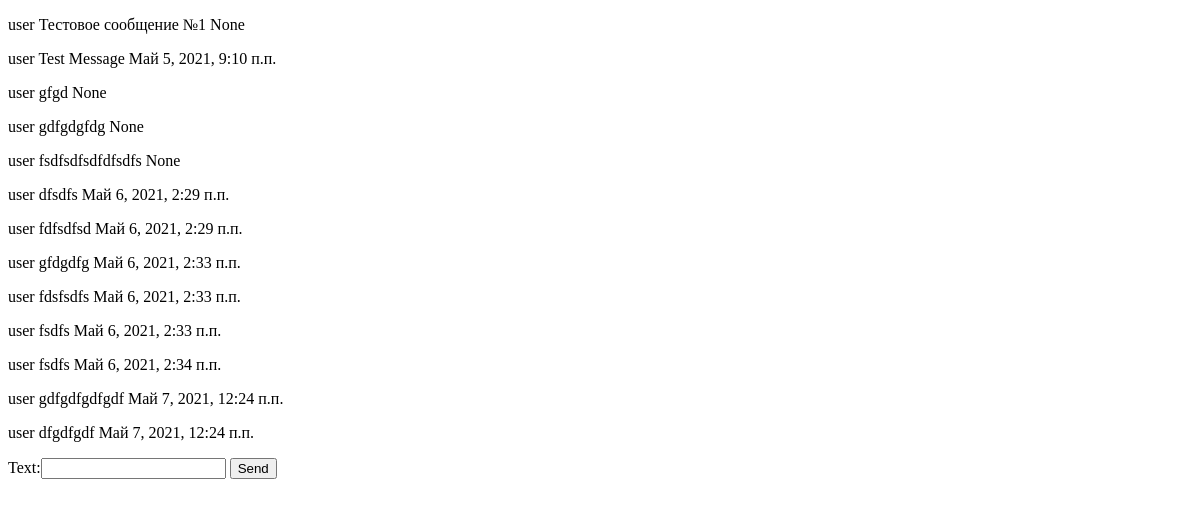
The app's page /, older data.
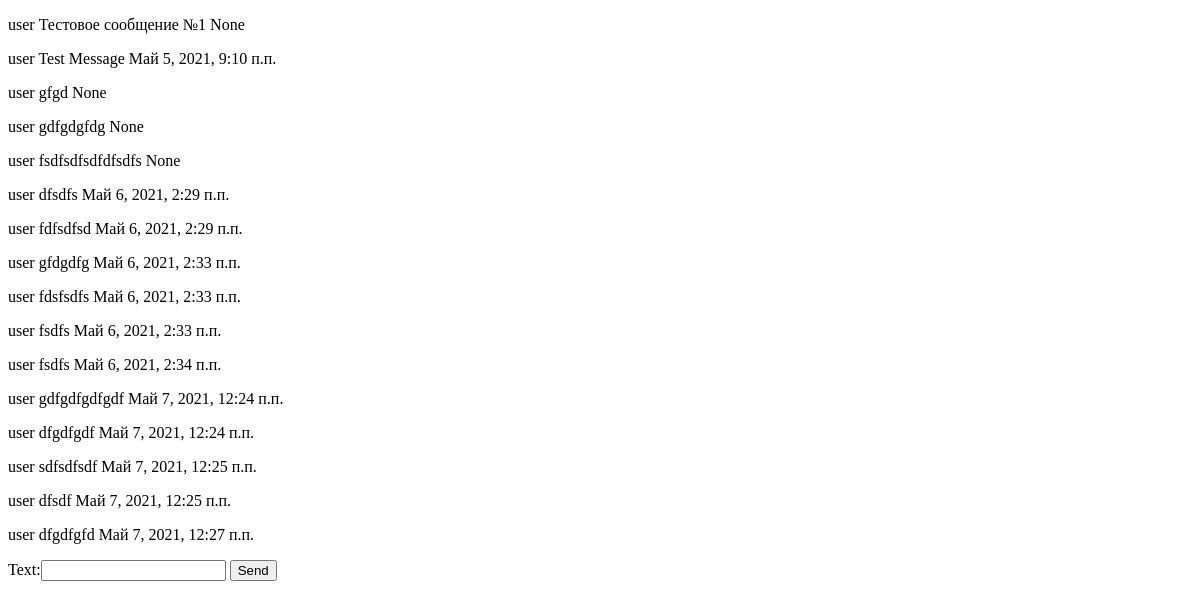
The same page, newer data.
### chat/models.py (models this page shows, shortened)
class Message(models.Model):
    author = models.ForeignKey(settings.AUTH_USER_MODEL, on_delete=models.CASCADE)
    text = models.CharField(max_length=300)
    sent_date = models.DateTimeField(blank=True, null=True)

### chat/views.py (the view)
# urls.py: url(r'', views.message_list, name='message_list'),
def message_list(request):
    if request.method == "POST":
        new_message_text = request.POST.get("text")
        print(new_message_text)
        new_message = Message(text=new_message_text, author=User.objects.get(username='user'), sent_date=timezone.now())
        new_message.save()
    messages = Message.objects.all()
    message_form = MessageForm()
    return render(request, 'chat/message_list.html', {'messages': messages, 'form': message_form})

### chat/forms.py
class MessageForm(forms.Form):
    text = forms.CharField(max_length=300)

### chat/templates/chat/message_list.html (shortened to what this page needs)
<!DOCTYPE html>
<html lang="en">
    <head>
    </head>
    <body>
        {% for message in messages %}
            <div>
                <p>
                    {{ message.author }}
                    {{ message.text }}
                    {{ message.sent_date }}
                </p>
            </div>
        {% endfor %}
        <form method="post">
            {{ form }}
            <input type="submit" value="Send">
        </form>
    </body>
</html>

Row changes from the older to the newer data that the page shows:
added Message: author "user", text "sdfsdfsdf", sent_date "Май 7, 2021, 12:25 п.п."
added Message: author "user", text "dfsdf", sent_date "Май 7, 2021, 12:25 п.п."
added Message: author "user", text "dfgdfgfd", sent_date "Май 7, 2021, 12:27 п.п."
